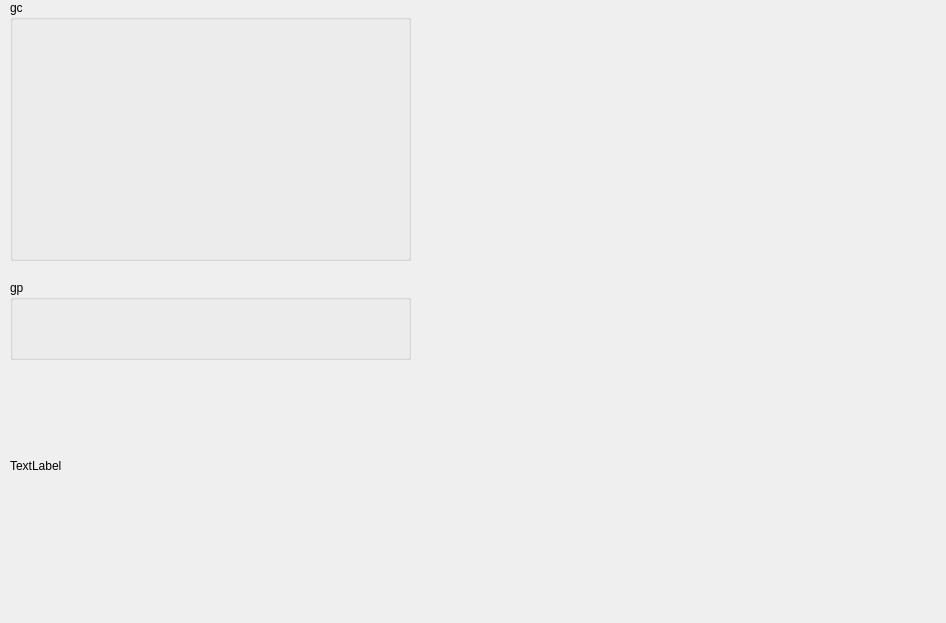
<?xml version="1.0" encoding="UTF-8"?>
<ui version="4.0">
 <class>Modbus_RTU</class>
 <widget class="QDialog" name="Modbus_RTU">
  <property name="geometry">
   <rect>
    <x>0</x>
    <y>0</y>
    <width>946</width>
    <height>623</height>
   </rect>
  </property>
  <property name="minimumSize">
   <size>
    <width>946</width>
    <height>623</height>
   </size>
  </property>
  <property name="windowTitle">
   <string>Dialog</string>
  </property>
  <widget class="QGroupBox" name="commuParams">
   <property name="geometry">
    <rect>
     <x>10</x>
     <y>0</y>
     <width>401</width>
     <height>261</height>
    </rect>
   </property>
   <property name="title">
    <string>gc</string>
   </property>
  </widget>
  <widget class="QGroupBox" name="groupBox">
   <property name="geometry">
    <rect>
     <x>10</x>
     <y>280</y>
     <width>401</width>
     <height>80</height>
    </rect>
   </property>
   <property name="title">
    <string>gp</string>
   </property>
  </widget>
  <widget class="QLabel" name="label">
   <property name="geometry">
    <rect>
     <x>10</x>
     <y>380</y>
     <width>391</width>
     <height>171</height>
    </rect>
   </property>
   <property name="text">
    <string>TextLabel</string>
   </property>
   <property name="scaledContents">
    <bool>true</bool>
   </property>
  </widget>
 </widget>
 <resources/>
 <connections/>
</ui>
